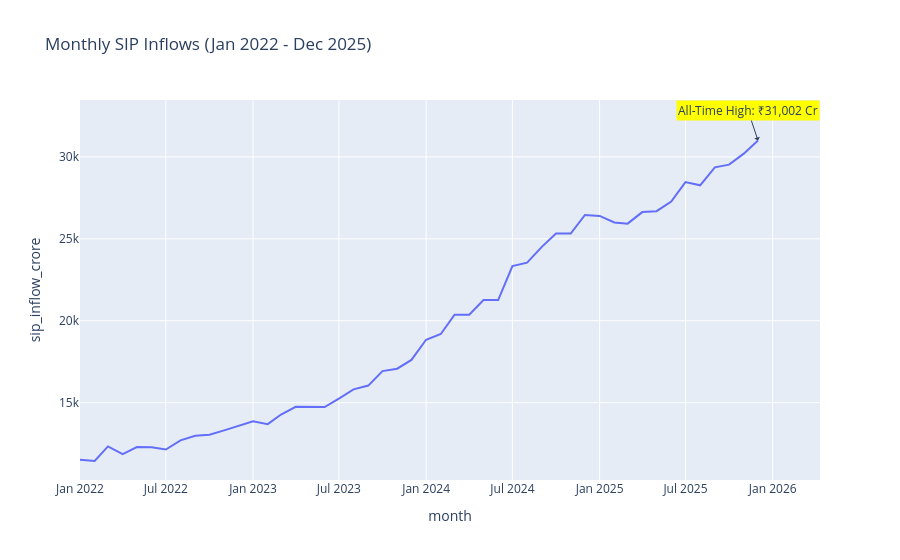

The notebook cell this image was saved under:
### Markdown cell above
## Monthly SIP Inflows (Plotly)

### Code cell
print("Generating SIP Inflows...")
df_sip = pd.read_csv(RAW_DIR / '04_monthly_sip_inflows.csv')

fig2 = px.line(df_sip, x='month', y='sip_inflow_crore', title='Monthly SIP Inflows (Jan 2022 - Dec 2025)')
fig2.add_annotation(x='2025-12-01', y=31002, text="All-Time High: ₹31,002 Cr", showarrow=True, arrowhead=1, bgcolor="yellow")

try:
    fig2.write_image(str(CHARTS_DIR / '03_sip_inflows.png'))
except: pass
fig2.show()

### Figure 1 — Plotly figure (JSON) as saved in the notebook; plotly's stock layout.template omitted (floating-point values rounded to 4 significant figures)
{"data": [{"hovertemplate": "month=%{x}<br>sip_inflow_crore=%{y}<extra></extra>", "legendgroup": "", "line": {"color": "#636efa", "dash": "solid"}, "marker": {"symbol": "circle"}, "mode": "lines", "name": "", "orientation": "v", "showlegend": false, "type": "scatter", "x": ["2022-01", "2022-02", "2022-03", "2022-04", "2022-05", "2022-06", "2022-07", "2022-08", "2022-09", "2022-10", "2022-11", "2022-12", "2023-01", "2023-02", "2023-03", "2023-04", "2023-05", "2023-06", "2023-07", "2023-08", "2023-09", "2023-10", "2023-11", "2023-12", "2024-01", "2024-02", "2024-03", "2024-04", "2024-05", "2024-06", "2024-07", "2024-08", "2024-09", "2024-10", "2024-11", "2024-12", "2025-01", "2025-02", "2025-03", "2025-04", "2025-05", "2025-06", "2025-07", "2025-08", "2025-09", "2025-10", "2025-11", "2025-12"], "xaxis": "x", "y": [11517, 11438, 12328, 11863, 12286, 12276, 12140, 12694, 12976, 13040, 13306, 13573, 13856, 13687, 14276, 14749, 14749, 14734, 15245, 15814, 16042, 16928, 17073, 17610, 18838, 19187, 20371, 20371, 21262, 21262, 23332, 23547, 24509, 25323, 25320, 26459, 26400, 25999, 25926, 26632, 26688, 27274, 28464, 28265, 29361, 29529, 30200, 31002], "yaxis": "y"}], "layout": {"annotations": [{"arrowhead": 1, "bgcolor": "yellow", "showarrow": true, "text": "All-Time High: ₹31,002 Cr", "x": "2025-12-01", "y": 31002}], "legend": {"tracegroupgap": 0}, "title": {"text": "Monthly SIP Inflows (Jan 2022 - Dec 2025)"}, "xaxis": {"anchor": "y", "domain": [0, 1], "title": {"text": "month"}}, "yaxis": {"anchor": "x", "domain": [0, 1], "title": {"text": "sip_inflow_crore"}}}}
